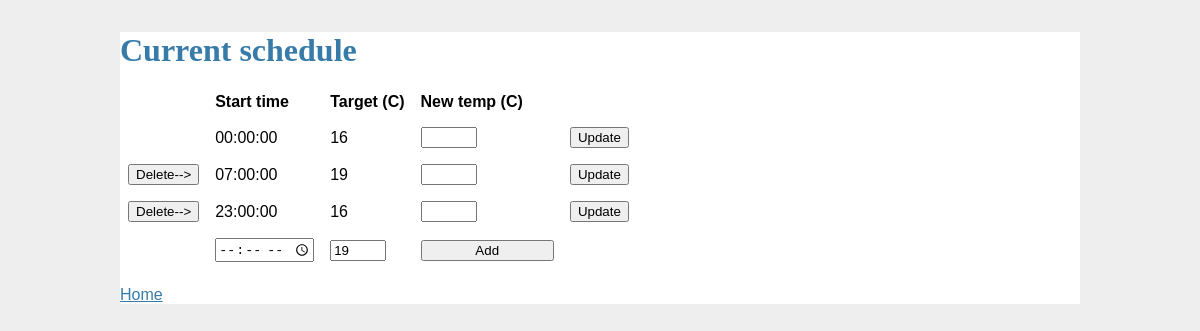
Page /schedule/ on the committed database.
### tables this page shows
CREATE TABLE "schedule" ("id" integer NOT NULL PRIMARY KEY AUTOINCREMENT, "start_time" time NOT NULL UNIQUE, "min_temp" integer NOT NULL);

### app.py (the view, shortened to what this page needs)
@app.route('/schedule/', methods=['POST', 'GET'])
def schedule():
    err_msg = ""
    sched = query_db('SELECT * FROM schedule ORDER BY start_time ASC')
    data = {'err_msg': err_msg,
            'sched': sched}
    return render_template('schedule.html', data=data)

### app.py (called while the page is built)
def get_db():
    db = getattr(g, '_database', None)
    if db is None:
        db = g._database = sqlite3.connect(DATABASE)
    return db

@app.teardown_appcontext
def close_connection(exception):
    db = getattr(g, '_database', None)
    if db is not None:
        db.close()

def query_db(query, args=(), one=False):
    cur = get_db().execute(query, args)
    rv = cur.fetchall()
    cur.close()
    return (rv[0] if rv else None) if one else rv

### templates/schedule.html (shortened to what this page needs)
{% extends 'base.html' %}
{% block content %}
<h1>Current schedule</h1>
<table>
    <tr>
        <th></th>
        <th>Start time</th>
        <th>Target (C)</th>
        <th>New temp (C)</th>
    </tr>
    {% for entry in data.sched %}
    <tr>
        {% if loop.index > 1 %}
        <form action = "{{ url_for('schedule') }}" method="post">
            <td><button type="submit" name="delete" value="{{ entry[0] }}">Delete--></button></td>
        </form>
        {% else %}
            <td></td>
        {% endif %}
        <td>{{ entry[1] }}</td>
        <td>{{ entry[2] }}</td>
        <form action = "{{ url_for('schedule') }}" method="post">
            <td>
                <input type="number" name="new_temp" min="7" max="30" size="2" required>
            </td>
            <td>
                <button type="submit" name="update" value="{{ entry[0] }}">Update</button>
            </td>
        </form>
    </tr>
    {% endfor %}
    <form action = "{{ url_for('schedule') }}" method="post">
    <tr>
        <td></td>
        <td>
            <input type="time" name="start" min="00:00" max="23:59" required>
        </td>
        <td>
            <input type="number" name="new_temp" min="7" max="30" value="19" size="2" required>
        </td>
        <td>
            <input type="submit" value="Add">
        </td>
    </tr>
    </form>
</table>
<p>
<a href="/">Home</a>
</p>
{% endblock %}

### static/css/main.css (style rules this page uses)
html { font-family: sans-serif; background: #eee; padding: 1rem; }
body { max-width: 960px; margin: 0 auto; background: white; }
h1 { font-family: serif; color: #377ba8; margin: 1rem 0; }
a { color: #377ba8; }
input[type=submit] { align-self: start; min-width: 10em; }
table { font-family: arial, sans-serif; border-collapse: collapse;  }
td, th { border: 0px solid #dddddd; text-align: left; padding: 8px; }

### rows in the picture
schedule: start_time "00:00:00", min_temp "16", {{ entry[0] }} 7 (drawn)
schedule: {{ entry[0] }} 9 (drawn), start_time "07:00:00", min_temp "19"
schedule: {{ entry[0] }} 10 (drawn), start_time "23:00:00", min_temp "16"
